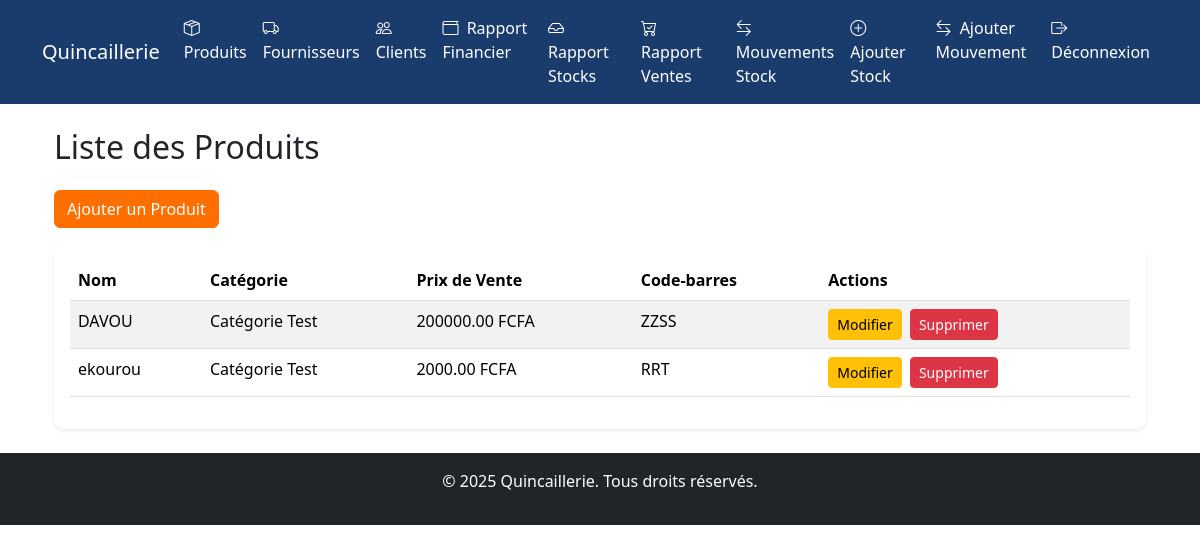
Screenshot of /produits/ (signed in) with the database file from the repository.
### produits/models.py (models this page shows, shortened)
class Produit(models.Model):
    UNITE_CHOIX = (
        ('piece', 'Pièce'),
        ('metre', 'Mètre'),
        ('kg', 'Kilogramme'),
        ('litre', 'Litre'),
    )
    nom = models.CharField(max_length=200)
    categorie = models.ForeignKey(Categorie, on_delete=models.CASCADE, verbose_name="Catégorie")
    unite = models.CharField(max_length=20, choices=UNITE_CHOIX, verbose_name="Unité")
    prix_achat = models.DecimalField(max_digits=10, decimal_places=2, verbose_name="Prix d'achat")
    prix_vente = models.DecimalField(max_digits=10, decimal_places=2, verbose_name="Prix de vente")
    prix_gros = models.DecimalField(max_digits=10, decimal_places=2, blank=True, null=True, verbose_name="Prix de gros")
    remise = models.DecimalField(max_digits=5, decimal_places=2, default=0.00, verbose_name="Remise")
    reference_fournisseur = models.CharField(max_length=100, blank=True, verbose_name="Référence fournisseur")
    code_barres = models.CharField(max_length=50, unique=True, blank=True, verbose_name="Code-barres")
    date_creation = models.DateTimeField(auto_now_add=True)
    date_modification = models.DateTimeField(auto_now=True)
    class Meta:
        verbose_name = "Produit"
        verbose_name_plural = "Produits"
        ordering = ['nom']

class Categorie(models.Model):
    nom = models.CharField(max_length=100)
    description = models.TextField(blank=True)
    class Meta:
        verbose_name = "Catégorie"
        verbose_name_plural = "Catégories"

### produits/views.py (the view)
# urls.py: path('', views.liste_produits, name='liste_produits'),
@login_required
def liste_produits(request):
    produits = Produit.objects.all()
    return render(request, 'produits/liste_produits.html', {'produits': produits})

### produits/templates/produits/liste_produits.html (shortened to what this page needs)
{% extends 'base.html' %}
{% load static %}
{% block contenu %}
<div class="container fade-in">
    <h2 class="mb-4">Liste des Produits</h2>
    <div class="mb-3">
        <a href="{% url 'produits:ajouter_produit' %}" class="btn btn-primary">Ajouter un Produit</a>
    </div>
    <div class="card border-0 shadow-sm">
        <div class="card-body">
            <div class="table-responsive">
                <table class="table table-striped table-hover">
                    <thead>
                        <tr>
                            <th>Nom</th>
                            <th>Catégorie</th>
                            <th>Prix de Vente</th>
                            <th>Code-barres</th>
                            <th>Actions</th>
                        </tr>
                    </thead>
                    <tbody>
                        {% for produit in produits %}
                            <tr>
                                <td>{{ produit.nom }}</td>
                                <td>{{ produit.categorie.nom }}</td>
                                <td>{{ produit.prix_vente }} FCFA</td>
                                <td>{{ produit.code_barres }}</td>
                                <td>
                                    <a href="{% url 'produits:modifier_produit' produit.pk %}" class="btn btn-sm btn-warning me-1">Modifier</a>
                                    <a href="{% url 'produits:supprimer_produit' produit.pk %}" class="btn btn-sm btn-danger" onclick="return confirmDelete()">Supprimer</a>
                                </td>
                            </tr>
                        {% empty %}
                            <tr>
                                <td colspan="5" class="text-center">Aucun produit trouvé.</td>
                            </tr>
                        {% endfor %}
                    </tbody>
                </table>
            </div>
        </div>
    </div>
</div>
{% endblock %}

### static/css/styles.css (style rules this page uses)
.card { border-radius: 10px; }
.btn-primary, .btn-outline-primary { background-color: #ff6f00; border-color: #ff6f00; transition: background-color 0.3s ease, transform 0.2s ease; }
.btn-danger { transition: background-color 0.3s ease, transform 0.2s ease; }
.fade-in { animation: fadeIn 0.5s ease-in; }

### produits/templates/produits/liste_produits.html (style rules this page uses)
.fade-in { animation: fadeIn 0.5s ease-in; }
.card { border-radius: 10px; }
.btn-primary { background-color: #ff6f00; border-color: #ff6f00; transition: background-color 0.3s ease, transform 0.2s ease; }

### rows the page displays
Produit: nom "DAVOU", categorie.nom "Catégorie Test", prix_vente "200000.00", code_barres "ZZSS"
Produit: nom "ekourou", categorie.nom "Catégorie Test", prix_vente "2000.00", code_barres "RRT"
